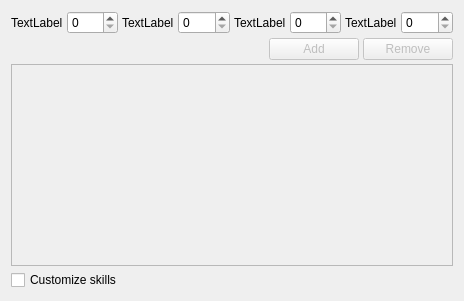
<?xml version='1.0' encoding='UTF-8'?>
<ui version="4.0">
 <class>HeroSkillsWidget</class>
 <widget class="QDialog" name="HeroSkillsWidget">
  <property name="geometry">
   <rect>
    <x>0</x>
    <y>0</y>
    <width>464</width>
    <height>301</height>
   </rect>
  </property>
  <property name="windowTitle">
   <string>Hero skills</string>
  </property>
  <property name="modal">
   <bool>true</bool>
  </property>
  <layout class="QVBoxLayout" name="verticalLayout">
   <property name="spacing">
    <number>4</number>
   </property>
   <item>
    <layout class="QHBoxLayout" name="statsLayout">
     <item>
      <widget class="QLabel" name="labelAttack">
       <property name="text">
        <string>TextLabel</string>
       </property>
      </widget>
     </item>
     <item>
      <widget class="QSpinBox" name="attack"/>
     </item>
     <item>
      <widget class="QLabel" name="labelDefence">
       <property name="text">
        <string>TextLabel</string>
       </property>
      </widget>
     </item>
     <item>
      <widget class="QSpinBox" name="defence"/>
     </item>
     <item>
      <widget class="QLabel" name="labelPower">
       <property name="text">
        <string>TextLabel</string>
       </property>
      </widget>
     </item>
     <item>
      <widget class="QSpinBox" name="power"/>
     </item>
     <item>
      <widget class="QLabel" name="labelKnowledge">
       <property name="text">
        <string>TextLabel</string>
       </property>
      </widget>
     </item>
     <item>
      <widget class="QSpinBox" name="knowledge"/>
     </item>
    </layout>
   </item>
   <item>
    <layout class="QHBoxLayout" name="horizontalLayout">
     <property name="topMargin">
      <number>0</number>
     </property>
     <item>
      <spacer name="horizontalSpacer">
       <property name="orientation">
        <enum>Qt::Horizontal</enum>
       </property>
       <property name="sizeHint" stdset="0">
        <size>
         <width>40</width>
         <height>20</height>
        </size>
       </property>
      </spacer>
     </item>
     <item>
      <widget class="QPushButton" name="addButton">
       <property name="enabled">
        <bool>false</bool>
       </property>
       <property name="minimumSize">
        <size>
         <width>90</width>
         <height>0</height>
        </size>
       </property>
       <property name="text">
        <string>Add</string>
       </property>
      </widget>
     </item>
     <item>
      <widget class="QPushButton" name="removeButton">
       <property name="enabled">
        <bool>false</bool>
       </property>
       <property name="minimumSize">
        <size>
         <width>90</width>
         <height>0</height>
        </size>
       </property>
       <property name="text">
        <string>Remove</string>
       </property>
      </widget>
     </item>
    </layout>
   </item>
   <item>
    <widget class="QTableWidget" name="skills">
     <property name="enabled">
      <bool>false</bool>
     </property>
     <property name="horizontalScrollBarPolicy">
      <enum>Qt::ScrollBarAlwaysOff</enum>
     </property>
     <property name="sizeAdjustPolicy">
      <enum>QAbstractScrollArea::AdjustToContents</enum>
     </property>
     <property name="selectionMode">
      <enum>QAbstractItemView::SingleSelection</enum>
     </property>
     <property name="selectionBehavior">
      <enum>QAbstractItemView::SelectRows</enum>
     </property>
     <attribute name="horizontalHeaderVisible">
      <bool>false</bool>
     </attribute>
     <attribute name="horizontalHeaderDefaultSectionSize">
      <number>120</number>
     </attribute>
     <attribute name="horizontalHeaderStretchLastSection">
      <bool>true</bool>
     </attribute>
     <attribute name="verticalHeaderVisible">
      <bool>false</bool>
     </attribute>
     <attribute name="verticalHeaderDefaultSectionSize">
      <number>21</number>
     </attribute>
     <column>
      <property name="text">
       <string>Skill</string>
      </property>
     </column>
     <column>
      <property name="text">
       <string>Level</string>
      </property>
     </column>
    </widget>
   </item>
   <item>
    <widget class="QCheckBox" name="checkBox">
     <property name="text">
      <string>Customize skills</string>
     </property>
    </widget>
   </item>
  </layout>
 </widget>
 <resources/>
 <connections/>
</ui>
